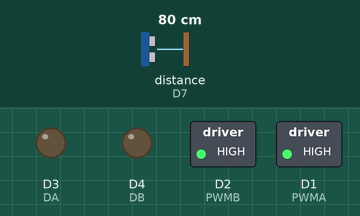
Recording of a sketch running on a simulated ESP8266 (NodeMCU). Parts: switched loads named in the sketch (green lamp = pin HIGH), output pins drawn as LEDs (lit = HIGH). Wiring (inferred from the names in the program): ultrasonic range finder: trigger D8; echo D7. Inputs (shaded band) come from the test bench; at power-on: distance to the obstacle (sensor on D7) 80 cm. The echo pulse lasts 58.3 µs per cm; WiFi joins after 1.5 s; servers stay silent unless stated; pins used as bus, display or sensor lines are not drawn; what the sketch prints to the serial monitor is not drawn.

Above: at 2.7 s.
2.8 s: distance to the obstacle (sensor on D7) set to 23 cm
4.3 s: distance to the obstacle (sensor on D7) set to 18 cm
At 5.6 s:
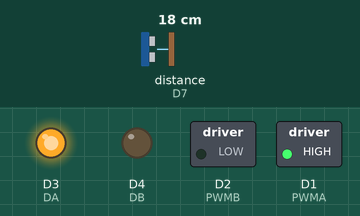
7.3 s: distance to the obstacle (sensor on D7) set to 35 cm
At 8.3 s:
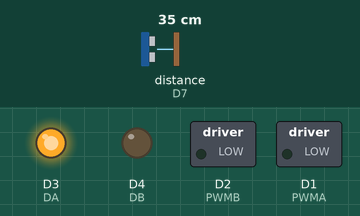
9.4 s: distance to the obstacle (sensor on D7) set to 2 cm
At 9.8 s:
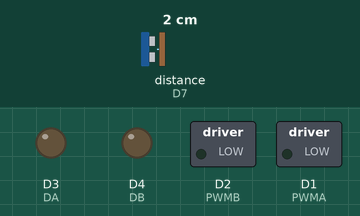
Timing chart, 0 to 13.4 s (numbered marks = the images above; inputs shaded):
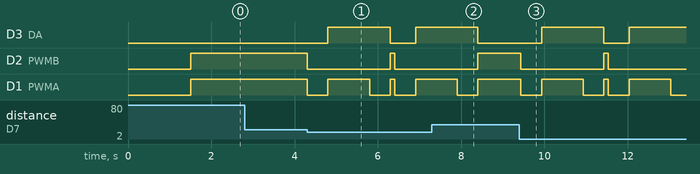

Measured:
- the behaviour switches between 21 and 20 cm on distance to the obstacle (sensor on D7) (found by bisection; images 0 and 1)
- after the input at 2.8 s, every drawn part: stays the same
- after the input at 4.3 s, D3 (DA): LOW → HIGH after 0.50 s, → LOW 1.5 s later, → HIGH 0.60 s later; D2 (PWMB): HIGH → LOW at once, → HIGH 2.0 s later, → LOW 0.10 s later; D1 (PWMA): goes LOW 0.50 s, HIGH 1.0 s, LOW 0.50 s, HIGH 0.10 s, LOW 0.50 s, then HIGH, starting at once
- after the input at 7.3 s, D3 (DA): goes on until 8.4 s, then stays LOW; D2 (PWMB), D1 (PWMA): goes on until 8.4 s, then stays HIGH
- after the input at 9.4 s, D3 (DA): LOW → HIGH after 0.53 s, → LOW 1.5 s later, → HIGH 0.60 s later; D2 (PWMB): HIGH → LOW at once, → HIGH 2.0 s later, → LOW 0.10 s later; D1 (PWMA): goes LOW 0.50 s, HIGH 1.0 s, LOW 0.50 s, HIGH 0.10 s, LOW 0.50 s, HIGH 1.0 s, then LOW, starting at once

The sketch:

car2and3.ino
```cpp
#include <ESP8266WiFi.h>
#include <WiFiUdp.h>

const char* ssid = "aa"; // Your WiFi network name
const char* password = "abcd1234"; // Your WiFi network password

WiFiUDP udp;
unsigned int localUdpPort = 4210;
IPAddress broadcastIP(192, 168, 115, 255);
char incomingPacket[255];

int PWMA = 5; // Motor A PWM control
int PWMB = 4; // Motor B PWM control
int DA = 0;   // Motor A Direction control
int DB = 2;   // Motor B Direction control

const int trigPin = D8; // Ultrasonic Trigger Pin
const int echoPin = D7; // Ultrasonic Echo Pin

void setup() {
  Serial.begin(9600);
  setupPins();
  setupWiFi();
  udp.begin(localUdpPort);
  Serial.println("Car 2 Setup complete");
}

void loop() {
  checkWiFiAndReconnect();
  long distance = measureDistance(trigPin, echoPin);
  actBasedOnDistance(distance);
  checkForMessages();
  delay(100);
}

void setupPins() {
  pinMode(PWMA, OUTPUT);
  pinMode(PWMB, OUTPUT);
  pinMode(DA, OUTPUT);
  pinMode(DB, OUTPUT);
  pinMode(trigPin, OUTPUT);
  pinMode(echoPin, INPUT);
  digitalWrite(PWMA, LOW);
  digitalWrite(PWMB, LOW);
}

void setupWiFi() {
  WiFi.begin(ssid, password);
  while (WiFi.status() != WL_CONNECTED) {
    delay(500);
    Serial.print(".");
  }
  Serial.println("\nConnected to WiFi");
}

void sendMessage(const char* message) {
  if (udp.beginPacket(broadcastIP, localUdpPort)) {
    udp.write(message);
    if (!udp.endPacket()) {
      Serial.println("Failed to send message");
    }
  } else {
    Serial.println("UDP Begin Packet failed");
  }
}

void checkForMessages() {
  int packetSize = udp.parsePacket();
  if (packetSize) {
    int len = udp.read(incomingPacket, 255);
    if (len > 0) {
      incomingPacket[len] = 0;
    }
    if (String(incomingPacket) == "OBSTACLE") {
      stop();
      delay(500); // Short pause after stopping
      turnRight(); // Execute a right turn
      delay(500); // Allow time for the turn before moving forward again
      moveForward(); // Proceed forward after the turn
    }
  }
}

long measureDistance(int trigPin, int echoPin) {
  digitalWrite(trigPin, LOW);
  delayMicroseconds(2);
  digitalWrite(trigPin, HIGH);
  delayMicroseconds(10);
  digitalWrite(trigPin, LOW);
  long duration = pulseIn(echoPin, HIGH);
  return duration * 0.034 / 2; // Convert to distance
}

void actBasedOnDistance(long distance) {
  if (distance < 20) {
    stop();
    sendMessage("OBSTACLE");
    delay(500);
    turnRight();
    delay(500);
    moveForward();
  } else {
    moveForward();
  }
}

void moveForward() {
  digitalWrite(DA, LOW);
  digitalWrite(DB, LOW);
  analogWrite(PWMA, 1023);
  analogWrite(PWMB, 1023);
}

void stop() {
  digitalWrite(PWMA, LOW);
  digitalWrite(PWMB, LOW);
}

void turnRight() {
  digitalWrite(DA, HIGH);
  digitalWrite(DB, LOW);
  analogWrite(PWMA, 1023);
  analogWrite(PWMB, 0);
  delay(1000); // Adjust based on the actual turn needed
  digitalWrite(PWMA, LOW);
  digitalWrite(PWMB, LOW);
}

void checkWiFiAndReconnect() {
  if (WiFi.status() != WL_CONNECTED) {
    Serial.println("WiFi disconnected, attempting reconnection...");
    setupWiFi(); // Attempt to reconnect to WiFi
  }
}
```
